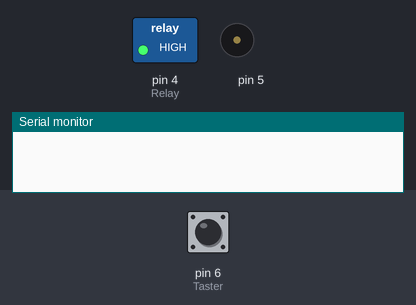
This sketch was run on a simulated Arduino Uno, built with avr-gcc and run on an emulated ATmega328P. Parts: switched loads named in the sketch (green lamp = pin HIGH), buzzer (waves = sounding), the last lines printed to the serial monitor. The inputs (shaded band) are chosen by the test bench; at power-on: pin 6 (Taster) LOW. WiFi joins after 1.5 s; servers stay silent unless stated.

Above: at 1.2 s.
1.3 s: pin 6 (Taster) pulled HIGH for 3.2 s
At 5.0 s:
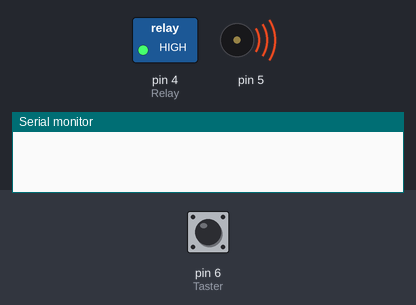
At 7.8 s:
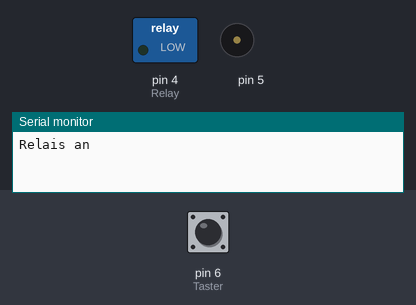
Timing chart, 0 to 11.1 s (numbered marks = the images above; inputs shaded):
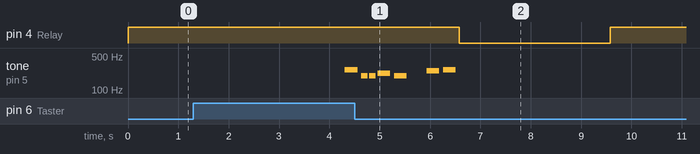

The sketch:

catfeeder.ino
```cpp
/*
 Arduino Catfeeder

 This sketch receives UDP message strings, prints them to the serial port
 and sends an "acknowledge" string back to the sender. Also it plays a small
 melody (Pavlovian cats, http://en.wikipedia.org/wiki/Pavlovian_dog)
 and triggers one relay for the motor of the catfeeder.
 It also polls a switch for manual feeding.

 from Jan Klomp, 18 May 2012

 The original script "UDPSendReceive.pde" was created from by Michael Margolis
 on 21 Aug 2010

  This code is in the public domain.
 */


#include <SPI.h>         // needed for Arduino versions later than 0018
#include <Ethernet.h>
#include <EthernetUdp.h>         // UDP library from: bjoern@cs.stanford.edu 12/30/2008

#include "pitches.h"

// notes in the melody:
int melody[] = {
  NOTE_C4, NOTE_G3,NOTE_G3, NOTE_A3, NOTE_G3,0, NOTE_B3, NOTE_C4};

// note durations: 4 = quarter note, 8 = eighth note, etc.:
int noteDurations[] = {
  4, 8, 8, 4,4,4,4,4 };


// Enter a MAC address and IP address for your controller below.
// The IP address will be dependent on your local network:
byte mac[] = {
  0xDE, 0xAD, 0xBE, 0xEF, 0xFE, 0xED };
IPAddress ip(192, 168, 2, 60);

int Relay = 4; // Relay on port 0
int Taster = 6; // Switch on port6

unsigned int localPort = 1234;      // local port to listen on

// buffers for receiving and sending data
char packetBuffer[UDP_TX_PACKET_MAX_SIZE]; //buffer to hold incoming packet,
char  ReplyBuffer[] = "acknowledged";       // a string to send back

// An EthernetUDP instance to let us send and receive packets over UDP
EthernetUDP Udp;

void setup() {
  // start the Ethernet and UDP:
  Ethernet.begin(mac,ip);
  Udp.begin(localPort);

  pinMode(Relay, OUTPUT); // set Pin0 as output
  digitalWrite(Relay, HIGH); // Relay off
  pinMode(Taster, INPUT); // set Pin6 as input

  Serial.begin(9600);
}

void loop() {
  // if there's data available, read a packet
  int packetSize = Udp.parsePacket();
  if(packetSize)
  {
    Serial.print("Received packet of size ");
    Serial.println(packetSize);
    Serial.print("Text: ");
    IPAddress remote = Udp.remoteIP();
    for (int i =0; i < 4; i++)
    {
      Serial.print(remote[i], DEC);
      if (i < 3)
      {
        Serial.print(".");
      }
    }
    Serial.print(", port ");
    Serial.println(Udp.remotePort());

    // read the packet into packetBufffer
    Udp.read(packetBuffer,UDP_TX_PACKET_MAX_SIZE);
    Serial.println("Contents:");
    Serial.println(packetBuffer);


    // send a reply, to the IP address and port that sent us the packet we received
    Udp.beginPacket(Udp.remoteIP(), Udp.remotePort());
    Udp.write(ReplyBuffer);
    Udp.endPacket();
    for(int i=0; i<UDP_TX_PACKET_MAX_SIZE; i++)
      {
        packetBuffer[i] = '\0';
      }
  // feed the beasts
   fuettern();
  }
  // poll the switch (pressed at least 3 seconds)
   delay(10);
   int buttonState = digitalRead(Taster);
   if (buttonState)
   {
     delay(3000);
     int buttonState = digitalRead(Taster);
     if (buttonState)
     {
      // feed the beasts
      fuettern();
     }
   }
}

void fuettern(void) {
      // iterate over the notes of the melody:
      for (int thisNote = 0; thisNote < 8; thisNote++) {

      // to calculate the note duration, take one second
      // divided by the note type.
      //e.g. quarter note = 1000 / 4, eighth note = 1000/8, etc.
      int noteDuration = 1000/noteDurations[thisNote];
      tone(5, melody[thisNote],noteDuration);

      // to distinguish the notes, set a minimum time between them.
      // the note's duration + 30% seems to work well:
      int pauseBetweenNotes = noteDuration * 1.30;
      delay(pauseBetweenNotes);
      // stop the tone playing:
      noTone(5);
      }

      // set Relay on
      digitalWrite(Relay, LOW); // Relay on
      Serial.println("Relais an");
      delay(3000);
      digitalWrite(Relay, HIGH);  // Relay off
      Serial.println("Relais aus");
}
```

Measured:
- after the input at 1.3 s, pin 4 (Relay): HIGH → LOW after 5.3 s, → HIGH 3.0 s later; tone on pin 5: plays 262 Hz for 0.25 s, 196 Hz for 0.13 s, 196 Hz for 0.13 s, 220 Hz for 0.25 s, 196 Hz for 0.25 s, 247 Hz for 0.25 s … (7 notes in this stretch), starting after 3.0 s
